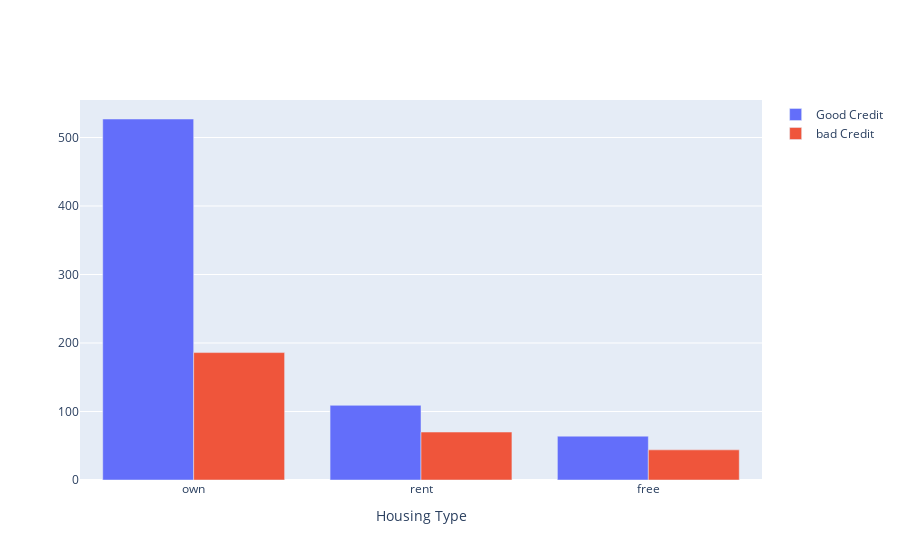

Write notebook code for a chart like this one.
### Code cell
trace0= go.Bar(
x=df[df['Risk']=='good']['Housing'].value_counts().index.values,
y=df[df['Risk']=='good']['Housing'].value_counts().values, 
    name='Good Credit')

trace1= go.Bar(
x=df[df['Risk']=='bad']['Housing'].value_counts().index.values,
y=df[df['Risk']=='bad']['Housing'].value_counts().values, name='bad Credit')

data=[trace0,trace1]
layout= go.Layout(xaxis= dict(title='Housing Type', zeroline=False),
                  boxmode='group')
fig= go.Figure(data=data, layout=layout)
py.iplot(fig, filename="Housing vs Credit Risk")

### Figure 1 — Plotly figure (JSON) as saved in the notebook; plotly's stock layout.template omitted (floating-point values rounded to 4 significant figures)
{"data": [{"name": "Good Credit", "type": "bar", "x": ["own", "rent", "free"], "y": [527, 109, 64]}, {"name": "bad Credit", "type": "bar", "x": ["own", "rent", "free"], "y": [186, 70, 44]}], "layout": {"boxmode": "group", "xaxis": {"title": {"text": "Housing Type"}, "zeroline": false}}}
